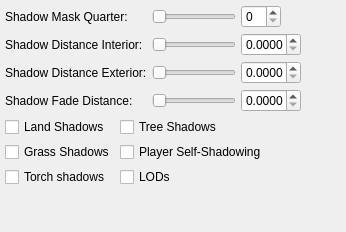
                <widget class="QWidget" name="tabLighting_Shadows2">
                 <attribute name="title">
                  <string>Shadows(advanced 2)</string>
                 </attribute>
                 <layout class="QVBoxLayout" name="verticalLayout_41">
                  <property name="spacing">
                   <number>5</number>
                  </property>
                  <property name="leftMargin">
                   <number>5</number>
                  </property>
                  <property name="topMargin">
                   <number>5</number>
                  </property>
                  <property name="rightMargin">
                   <number>5</number>
                  </property>
                  <property name="bottomMargin">
                   <number>5</number>
                  </property>
                  <item>
                   <layout class="QHBoxLayout" name="horizontalLayout_70">
                    <item>
                     <layout class="QVBoxLayout" name="verticalLayout_36">
                      <item>
                       <widget class="QLabel" name="lblShadowMaskQuarter">
                        <property name="minimumSize">
                         <size>
                          <width>130</width>
                          <height>0</height>
                         </size>
                        </property>
                        <property name="text">
                         <string>Shadow Mask Quarter:</string>
                        </property>
                       </widget>
                      </item>
                      <item>
                       <widget class="QLabel" name="lblShadowDistInt">
                        <property name="minimumSize">
                         <size>
                          <width>130</width>
                          <height>0</height>
                         </size>
                        </property>
                        <property name="toolTip">
                         <string>&lt;!DOCTYPE HTML PUBLIC &quot;-//W3C//DTD HTML 4.0//EN&quot; &quot;http://www.w3.org/TR/REC-html40/strict.dtd&quot;&gt;
&lt;html&gt;&lt;head&gt;&lt;meta name=&quot;qrichtext&quot; content=&quot;1&quot; /&gt;&lt;style type=&quot;text/css&quot;&gt;
p, li { white-space: pre-wrap; }
&lt;/style&gt;&lt;/head&gt;&lt;body style=&quot; font-family:'MS Shell Dlg 2'; font-size:8.25pt; font-weight:400; font-style:normal;&quot;&gt;
&lt;p style=&quot; margin-top:0px; margin-bottom:0px; margin-left:0px; margin-right:0px; -qt-block-indent:0; text-indent:0px;&quot;&gt;&lt;span style=&quot; font-size:8pt;&quot;&gt;changes the draw distance of shadows. &lt;/span&gt;&lt;/p&gt;
&lt;p style=&quot; margin-top:0px; margin-bottom:0px; margin-left:0px; margin-right:0px; -qt-block-indent:0; text-indent:0px;&quot;&gt;&lt;span style=&quot; font-size:8pt;&quot;&gt;smaller values produce less visible pixels.&lt;/span&gt;&lt;/p&gt;&lt;/body&gt;&lt;/html&gt;</string>
                        </property>
                        <property name="text">
                         <string>Shadow Distance Interior:</string>
                        </property>
                       </widget>
                      </item>
                      <item>
                       <widget class="QLabel" name="lblShadowDistExt">
                        <property name="minimumSize">
                         <size>
                          <width>130</width>
                          <height>0</height>
                         </size>
                        </property>
                        <property name="toolTip">
                         <string>&lt;!DOCTYPE HTML PUBLIC &quot;-//W3C//DTD HTML 4.0//EN&quot; &quot;http://www.w3.org/TR/REC-html40/strict.dtd&quot;&gt;
&lt;html&gt;&lt;head&gt;&lt;meta name=&quot;qrichtext&quot; content=&quot;1&quot; /&gt;&lt;style type=&quot;text/css&quot;&gt;
p, li { white-space: pre-wrap; }
&lt;/style&gt;&lt;/head&gt;&lt;body style=&quot; font-family:'MS Shell Dlg 2'; font-size:8.25pt; font-weight:400; font-style:normal;&quot;&gt;
&lt;p style=&quot; margin-top:0px; margin-bottom:0px; margin-left:0px; margin-right:0px; -qt-block-indent:0; text-indent:0px;&quot;&gt;&lt;span style=&quot; font-size:8pt;&quot;&gt;changes the draw distance of shadows. &lt;/span&gt;&lt;/p&gt;
&lt;p style=&quot; margin-top:0px; margin-bottom:0px; margin-left:0px; margin-right:0px; -qt-block-indent:0; text-indent:0px;&quot;&gt;&lt;span style=&quot; font-size:8pt;&quot;&gt;smaller values produce less visible pixels.&lt;/span&gt;&lt;/p&gt;&lt;/body&gt;&lt;/html&gt;</string>
                        </property>
                        <property name="text">
                         <string>Shadow Distance Exterior:</string>
                        </property>
                       </widget>
                      </item>
                      <item>
                       <widget class="QLabel" name="lblShadowDistFade">
                        <property name="minimumSize">
                         <size>
                          <width>130</width>
                          <height>0</height>
                         </size>
                        </property>
                        <property name="toolTip">
                         <string>&lt;!DOCTYPE HTML PUBLIC &quot;-//W3C//DTD HTML 4.0//EN&quot; &quot;http://www.w3.org/TR/REC-html40/strict.dtd&quot;&gt;
&lt;html&gt;&lt;head&gt;&lt;meta name=&quot;qrichtext&quot; content=&quot;1&quot; /&gt;&lt;style type=&quot;text/css&quot;&gt;
p, li { white-space: pre-wrap; }
&lt;/style&gt;&lt;/head&gt;&lt;body style=&quot; font-family:'MS Shell Dlg 2'; font-size:8.25pt; font-weight:400; font-style:normal;&quot;&gt;
&lt;p style=&quot; margin-top:0px; margin-bottom:0px; margin-left:0px; margin-right:0px; -qt-block-indent:0; text-indent:0px;&quot;&gt;&lt;span style=&quot; font-size:8pt;&quot;&gt;changes the distance after which shadows are faded.&lt;/span&gt;&lt;/p&gt;&lt;/body&gt;&lt;/html&gt;</string>
                        </property>
                        <property name="text">
                         <string>Shadow Fade Distance:</string>
                        </property>
                       </widget>
                      </item>
                     </layout>
                    </item>
                    <item>
                     <layout class="QVBoxLayout" name="verticalLayout_44">
                      <item>
                       <layout class="QHBoxLayout" name="horizontalLayout_12">
                        <item>
                         <widget class="QSlider" name="sldShadowMaskQuarter">
                          <property name="enabled">
                           <bool>true</bool>
                          </property>
                          <property name="maximumSize">
                           <size>
                            <width>16777215</width>
                            <height>16777215</height>
                           </size>
                          </property>
                          <property name="maximum">
                           <number>10</number>
                          </property>
                          <property name="orientation">
                           <enum>Qt::Horizontal</enum>
                          </property>
                         </widget>
                        </item>
                        <item>
                         <widget class="QSpinBox" name="spnShadowMaskQuarter">
                          <property name="enabled">
                           <bool>true</bool>
                          </property>
                          <property name="maximumSize">
                           <size>
                            <width>40</width>
                            <height>16777215</height>
                           </size>
                          </property>
                          <property name="maximum">
                           <number>10</number>
                          </property>
                         </widget>
                        </item>
                        <item>
                         <spacer name="horizontalSpacer_9">
                          <property name="orientation">
                           <enum>Qt::Horizontal</enum>
                          </property>
                          <property name="sizeHint" stdset="0">
                           <size>
                            <width>40</width>
                            <height>20</height>
                           </size>
                          </property>
                         </spacer>
                        </item>
                       </layout>
                      </item>
                      <item>
                       <layout class="QHBoxLayout" name="horizontalLayout_13">
                        <item>
                         <widget class="QSlider" name="sldShadowDistInt">
                          <property name="minimumSize">
                           <size>
                            <width>80</width>
                            <height>0</height>
                           </size>
                          </property>
                          <property name="maximumSize">
                           <size>
                            <width>16777215</width>
                            <height>16777215</height>
                           </size>
                          </property>
                          <property name="toolTip">
                           <string>&lt;!DOCTYPE HTML PUBLIC &quot;-//W3C//DTD HTML 4.0//EN&quot; &quot;http://www.w3.org/TR/REC-html40/strict.dtd&quot;&gt;
&lt;html&gt;&lt;head&gt;&lt;meta name=&quot;qrichtext&quot; content=&quot;1&quot; /&gt;&lt;style type=&quot;text/css&quot;&gt;
p, li { white-space: pre-wrap; }
&lt;/style&gt;&lt;/head&gt;&lt;body style=&quot; font-family:'MS Shell Dlg 2'; font-size:8.25pt; font-weight:400; font-style:normal;&quot;&gt;
&lt;p style=&quot; margin-top:0px; margin-bottom:0px; margin-left:0px; margin-right:0px; -qt-block-indent:0; text-indent:0px;&quot;&gt;&lt;span style=&quot; font-size:8pt;&quot;&gt;changes the draw distance of shadows. &lt;/span&gt;&lt;/p&gt;
&lt;p style=&quot; margin-top:0px; margin-bottom:0px; margin-left:0px; margin-right:0px; -qt-block-indent:0; text-indent:0px;&quot;&gt;&lt;span style=&quot; font-size:8pt;&quot;&gt;smaller values produce less visible pixels.&lt;/span&gt;&lt;/p&gt;&lt;/body&gt;&lt;/html&gt;</string>
                          </property>
                          <property name="maximum">
                           <number>10000000</number>
                          </property>
                          <property name="orientation">
                           <enum>Qt::Horizontal</enum>
                          </property>
                         </widget>
                        </item>
                        <item>
                         <widget class="QDoubleSpinBox" name="spnShadowDistInt">
                          <property name="sizePolicy">
                           <sizepolicy hsizetype="Minimum" vsizetype="Fixed">
                            <horstretch>0</horstretch>
                            <verstretch>0</verstretch>
                           </sizepolicy>
                          </property>
                          <property name="minimumSize">
                           <size>
                            <width>60</width>
                            <height>0</height>
                           </size>
                          </property>
                          <property name="maximumSize">
                           <size>
                            <width>60</width>
                            <height>16777215</height>
                           </size>
                          </property>
                          <property name="toolTip">
                           <string>&lt;!DOCTYPE HTML PUBLIC &quot;-//W3C//DTD HTML 4.0//EN&quot; &quot;http://www.w3.org/TR/REC-html40/strict.dtd&quot;&gt;
&lt;html&gt;&lt;head&gt;&lt;meta name=&quot;qrichtext&quot; content=&quot;1&quot; /&gt;&lt;style type=&quot;text/css&quot;&gt;
p, li { white-space: pre-wrap; }
&lt;/style&gt;&lt;/head&gt;&lt;body style=&quot; font-family:'MS Shell Dlg 2'; font-size:8.25pt; font-weight:400; font-style:normal;&quot;&gt;
&lt;p style=&quot; margin-top:0px; margin-bottom:0px; margin-left:0px; margin-right:0px; -qt-block-indent:0; text-indent:0px;&quot;&gt;&lt;span style=&quot; font-size:8pt;&quot;&gt;changes the draw distance of shadows. &lt;/span&gt;&lt;/p&gt;
&lt;p style=&quot; margin-top:0px; margin-bottom:0px; margin-left:0px; margin-right:0px; -qt-block-indent:0; text-indent:0px;&quot;&gt;&lt;span style=&quot; font-size:8pt;&quot;&gt;smaller values produce less visible pixels.&lt;/span&gt;&lt;/p&gt;&lt;/body&gt;&lt;/html&gt;</string>
                          </property>
                          <property name="locale">
                           <locale language="English" country="UnitedStates"/>
                          </property>
                          <property name="decimals">
                           <number>4</number>
                          </property>
                          <property name="maximum">
                           <double>10000.000000000000000</double>
                          </property>
                         </widget>
                        </item>
                        <item>
                         <spacer name="horizontalSpacer_33">
                          <property name="orientation">
                           <enum>Qt::Horizontal</enum>
                          </property>
                          <property name="sizeHint" stdset="0">
                           <size>
                            <width>40</width>
                            <height>20</height>
                           </size>
                          </property>
                         </spacer>
                        </item>
                       </layout>
                      </item>
                      <item>
                       <layout class="QHBoxLayout" name="horizontalLayout_14">
                        <item>
                         <widget class="QSlider" name="sldShadowDistExt">
                          <property name="minimumSize">
                           <size>
                            <width>80</width>
                            <height>0</height>
                           </size>
                          </property>
                          <property name="maximumSize">
                           <size>
                            <width>16777215</width>
                            <height>16777215</height>
                           </size>
                          </property>
                          <property name="toolTip">
                           <string>&lt;!DOCTYPE HTML PUBLIC &quot;-//W3C//DTD HTML 4.0//EN&quot; &quot;http://www.w3.org/TR/REC-html40/strict.dtd&quot;&gt;
&lt;html&gt;&lt;head&gt;&lt;meta name=&quot;qrichtext&quot; content=&quot;1&quot; /&gt;&lt;style type=&quot;text/css&quot;&gt;
p, li { white-space: pre-wrap; }
&lt;/style&gt;&lt;/head&gt;&lt;body style=&quot; font-family:'MS Shell Dlg 2'; font-size:8.25pt; font-weight:400; font-style:normal;&quot;&gt;
&lt;p style=&quot; margin-top:0px; margin-bottom:0px; margin-left:0px; margin-right:0px; -qt-block-indent:0; text-indent:0px;&quot;&gt;&lt;span style=&quot; font-size:8pt;&quot;&gt;changes the draw distance of shadows. &lt;/span&gt;&lt;/p&gt;
&lt;p style=&quot; margin-top:0px; margin-bottom:0px; margin-left:0px; margin-right:0px; -qt-block-indent:0; text-indent:0px;&quot;&gt;&lt;span style=&quot; font-size:8pt;&quot;&gt;smaller values produce less visible pixels.&lt;/span&gt;&lt;/p&gt;&lt;/body&gt;&lt;/html&gt;</string>
                          </property>
                          <property name="maximum">
                           <number>10000000</number>
                          </property>
                          <property name="orientation">
                           <enum>Qt::Horizontal</enum>
                          </property>
                         </widget>
                        </item>
                        <item>
                         <widget class="QDoubleSpinBox" name="spnShadowDistExt">
                          <property name="sizePolicy">
                           <sizepolicy hsizetype="Minimum" vsizetype="Fixed">
                            <horstretch>0</horstretch>
                            <verstretch>0</verstretch>
                           </sizepolicy>
                          </property>
                          <property name="minimumSize">
                           <size>
                            <width>60</width>
                            <height>0</height>
                           </size>
                          </property>
                          <property name="maximumSize">
                           <size>
                            <width>60</width>
                            <height>16777215</height>
                           </size>
                          </property>
                          <property name="toolTip">
                           <string>&lt;!DOCTYPE HTML PUBLIC &quot;-//W3C//DTD HTML 4.0//EN&quot; &quot;http://www.w3.org/TR/REC-html40/strict.dtd&quot;&gt;
&lt;html&gt;&lt;head&gt;&lt;meta name=&quot;qrichtext&quot; content=&quot;1&quot; /&gt;&lt;style type=&quot;text/css&quot;&gt;
p, li { white-space: pre-wrap; }
&lt;/style&gt;&lt;/head&gt;&lt;body style=&quot; font-family:'MS Shell Dlg 2'; font-size:8.25pt; font-weight:400; font-style:normal;&quot;&gt;
&lt;p style=&quot; margin-top:0px; margin-bottom:0px; margin-left:0px; margin-right:0px; -qt-block-indent:0; text-indent:0px;&quot;&gt;&lt;span style=&quot; font-size:8pt;&quot;&gt;changes the draw distance of shadows. &lt;/span&gt;&lt;/p&gt;
&lt;p style=&quot; margin-top:0px; margin-bottom:0px; margin-left:0px; margin-right:0px; -qt-block-indent:0; text-indent:0px;&quot;&gt;&lt;span style=&quot; font-size:8pt;&quot;&gt;smaller values produce less visible pixels.&lt;/span&gt;&lt;/p&gt;&lt;/body&gt;&lt;/html&gt;</string>
                          </property>
                          <property name="locale">
                           <locale language="English" country="UnitedStates"/>
                          </property>
                          <property name="decimals">
                           <number>4</number>
                          </property>
                          <property name="maximum">
                           <double>10000.000000000000000</double>
                          </property>
                         </widget>
                        </item>
                        <item>
                         <spacer name="horizontalSpacer_34">
                          <property name="orientation">
                           <enum>Qt::Horizontal</enum>
                          </property>
                          <property name="sizeHint" stdset="0">
                           <size>
                            <width>40</width>
                            <height>20</height>
                           </size>
                          </property>
                         </spacer>
                        </item>
                       </layout>
                      </item>
                      <item>
                       <layout class="QHBoxLayout" name="horizontalLayout_15">
                        <item>
                         <widget class="QSlider" name="sldShadowDistFade">
                          <property name="minimumSize">
                           <size>
                            <width>80</width>
                            <height>0</height>
                           </size>
                          </property>
                          <property name="maximumSize">
                           <size>
                            <width>16777215</width>
                            <height>16777215</height>
                           </size>
                          </property>
                          <property name="toolTip">
                           <string>&lt;!DOCTYPE HTML PUBLIC &quot;-//W3C//DTD HTML 4.0//EN&quot; &quot;http://www.w3.org/TR/REC-html40/strict.dtd&quot;&gt;
&lt;html&gt;&lt;head&gt;&lt;meta name=&quot;qrichtext&quot; content=&quot;1&quot; /&gt;&lt;style type=&quot;text/css&quot;&gt;
p, li { white-space: pre-wrap; }
&lt;/style&gt;&lt;/head&gt;&lt;body style=&quot; font-family:'MS Shell Dlg 2'; font-size:8.25pt; font-weight:400; font-style:normal;&quot;&gt;
&lt;p style=&quot; margin-top:0px; margin-bottom:0px; margin-left:0px; margin-right:0px; -qt-block-indent:0; text-indent:0px;&quot;&gt;&lt;span style=&quot; font-size:8pt;&quot;&gt;changes the distance after which shadows are faded.&lt;/span&gt;&lt;/p&gt;&lt;/body&gt;&lt;/html&gt;</string>
                          </property>
                          <property name="maximum">
                           <number>10000000</number>
                          </property>
                          <property name="orientation">
                           <enum>Qt::Horizontal</enum>
                          </property>
                         </widget>
                        </item>
                        <item>
                         <widget class="QDoubleSpinBox" name="spnShadowDistFade">
                          <property name="sizePolicy">
                           <sizepolicy hsizetype="Minimum" vsizetype="Fixed">
                            <horstretch>0</horstretch>
                            <verstretch>0</verstretch>
                           </sizepolicy>
                          </property>
                          <property name="minimumSize">
                           <size>
                            <width>60</width>
                            <height>0</height>
                           </size>
                          </property>
                          <property name="maximumSize">
                           <size>
                            <width>60</width>
                            <height>16777215</height>
                           </size>
                          </property>
                          <property name="toolTip">
                           <string>&lt;!DOCTYPE HTML PUBLIC &quot;-//W3C//DTD HTML 4.0//EN&quot; &quot;http://www.w3.org/TR/REC-html40/strict.dtd&quot;&gt;
&lt;html&gt;&lt;head&gt;&lt;meta name=&quot;qrichtext&quot; content=&quot;1&quot; /&gt;&lt;style type=&quot;text/css&quot;&gt;
p, li { white-space: pre-wrap; }
&lt;/style&gt;&lt;/head&gt;&lt;body style=&quot; font-family:'MS Shell Dlg 2'; font-size:8.25pt; font-weight:400; font-style:normal;&quot;&gt;
&lt;p style=&quot; margin-top:0px; margin-bottom:0px; margin-left:0px; margin-right:0px; -qt-block-indent:0; text-indent:0px;&quot;&gt;&lt;span style=&quot; font-size:8pt;&quot;&gt;changes the distance after which shadows are faded.&lt;/span&gt;&lt;/p&gt;&lt;/body&gt;&lt;/html&gt;</string>
                          </property>
                          <property name="locale">
                           <locale language="English" country="UnitedStates"/>
                          </property>
                          <property name="decimals">
                           <number>4</number>
                          </property>
                          <property name="maximum">
                           <double>10000.000000000000000</double>
                          </property>
                         </widget>
                        </item>
                        <item>
                         <spacer name="horizontalSpacer_35">
                          <property name="orientation">
                           <enum>Qt::Horizontal</enum>
                          </property>
                          <property name="sizeHint" stdset="0">
                           <size>
                            <width>40</width>
                            <height>20</height>
                           </size>
                          </property>
                         </spacer>
                        </item>
                       </layout>
                      </item>
                     </layout>
                    </item>
                   </layout>
                  </item>
                  <item>
                   <layout class="QHBoxLayout" name="horizontalLayout_11">
                    <item>
                     <layout class="QVBoxLayout" name="verticalLayout_6">
                      <item>
                       <widget class="QCheckBox" name="ckbLandShadows">
                        <property name="toolTip">
                         <string>world geometry generates shadow effects.</string>
                        </property>
                        <property name="text">
                         <string>Land Shadows</string>
                        </property>
                       </widget>
                      </item>
                      <item>
                       <widget class="QCheckBox" name="ckbGrassShadows">
                        <property name="toolTip">
                         <string>world geometry generates shadow effects.</string>
                        </property>
                        <property name="text">
                         <string>Grass Shadows</string>
                        </property>
                       </widget>
                      </item>
                      <item>
                       <widget class="QCheckBox" name="ckbTorchShadow">
                        <property name="toolTip">
                         <string>torches cast shadows.</string>
                        </property>
                        <property name="text">
                         <string>Torch shadows</string>
                        </property>
                       </widget>
                      </item>
                     </layout>
                    </item>
                    <item>
                     <layout class="QVBoxLayout" name="verticalLayout_5">
                      <item>
                       <widget class="QCheckBox" name="ckbTreeShadows">
                        <property name="toolTip">
                         <string>trees receive shadows.</string>
                        </property>
                        <property name="text">
                         <string>Tree Shadows</string>
                        </property>
                       </widget>
                      </item>
                      <item>
                       <widget class="QCheckBox" name="ckbPlrSelfShad">
                        <property name="toolTip">
                         <string>cast shadows on the player model.</string>
                        </property>
                        <property name="text">
                         <string>Player Self-Shadowing</string>
                        </property>
                       </widget>
                      </item>
                      <item>
                       <widget class="QCheckBox" name="ckbShadowLOD">
                        <property name="toolTip">
                         <string>Changes if different shadow resolution will be used for farther shadows.</string>
                        </property>
                        <property name="text">
                         <string>LODs</string>
                        </property>
                       </widget>
                      </item>
                     </layout>
                    </item>
                    <item>
                     <spacer name="horizontalSpacer_21">
                      <property name="orientation">
                       <enum>Qt::Horizontal</enum>
                      </property>
                      <property name="sizeHint" stdset="0">
                       <size>
                        <width>40</width>
                        <height>20</height>
                       </size>
                      </property>
                     </spacer>
                    </item>
                   </layout>
                  </item>
                  <item>
                   <spacer name="verticalSpacer_17">
                    <property name="orientation">
                     <enum>Qt::Vertical</enum>
                    </property>
                    <property name="sizeHint" stdset="0">
                     <size>
                      <width>20</width>
                      <height>40</height>
                     </size>
                    </property>
                   </spacer>
                  </item>
                 </layout>
                </widget>
